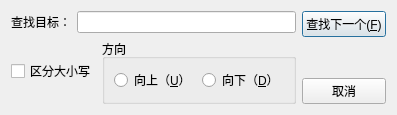
<?xml version="1.0" encoding="UTF-8"?>
<ui version="4.0">
 <class>SearchDialog</class>
 <widget class="QDialog" name="SearchDialog">
  <property name="geometry">
   <rect>
    <x>0</x>
    <y>0</y>
    <width>395</width>
    <height>109</height>
   </rect>
  </property>
  <property name="windowTitle">
   <string>查找</string>
  </property>
  <layout class="QHBoxLayout" name="horizontalLayout_4">
   <item>
    <layout class="QVBoxLayout" name="verticalLayout_2">
     <item>
      <layout class="QHBoxLayout" name="horizontalLayout">
       <item>
        <widget class="QLabel" name="label">
         <property name="text">
          <string>查找目标：</string>
         </property>
        </widget>
       </item>
       <item>
        <widget class="QLineEdit" name="searchText"/>
       </item>
      </layout>
     </item>
     <item>
      <layout class="QHBoxLayout" name="horizontalLayout_3">
       <item>
        <widget class="QCheckBox" name="cbCaseSensetive">
         <property name="text">
          <string>区分大小写</string>
         </property>
        </widget>
       </item>
       <item>
        <widget class="QGroupBox" name="groupBox">
         <property name="title">
          <string>方向</string>
         </property>
         <layout class="QHBoxLayout" name="horizontalLayout_2">
          <item>
           <widget class="QRadioButton" name="rbUp">
            <property name="text">
             <string>向上（&amp;U）</string>
            </property>
           </widget>
          </item>
          <item>
           <widget class="QRadioButton" name="rbDown">
            <property name="text">
             <string>向下（&amp;D）</string>
            </property>
           </widget>
          </item>
         </layout>
        </widget>
       </item>
      </layout>
     </item>
    </layout>
   </item>
   <item>
    <layout class="QVBoxLayout" name="verticalLayout">
     <item>
      <widget class="QPushButton" name="btFindNext">
       <property name="text">
        <string>查找下一个(&amp;F)</string>
       </property>
      </widget>
     </item>
     <item>
      <spacer name="verticalSpacer">
       <property name="orientation">
        <enum>Qt::Vertical</enum>
       </property>
       <property name="sizeHint" stdset="0">
        <size>
         <width>20</width>
         <height>40</height>
        </size>
       </property>
      </spacer>
     </item>
     <item>
      <widget class="QPushButton" name="btCanel">
       <property name="text">
        <string>取消</string>
       </property>
      </widget>
     </item>
    </layout>
   </item>
  </layout>
 </widget>
 <resources/>
 <connections/>
</ui>
